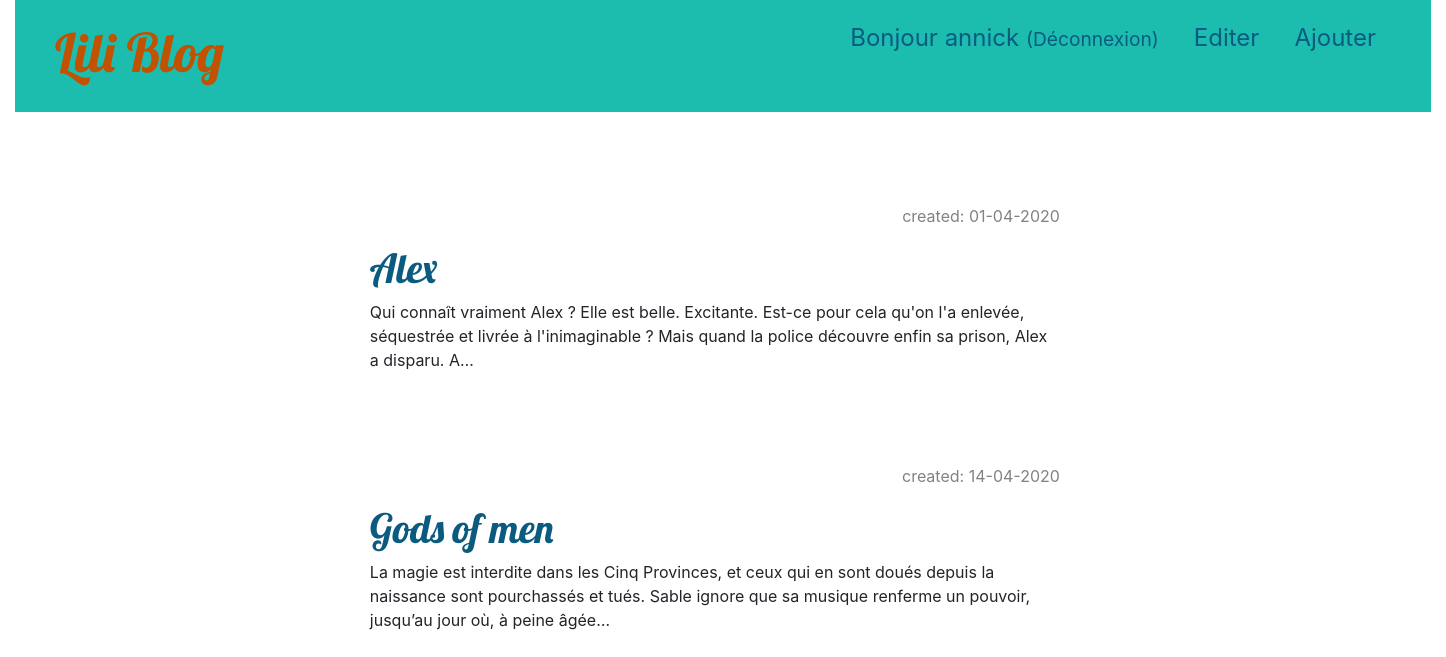
Page /drafts/ (signed in) on the committed database.
### blog/models.py (models this page shows, shortened)
class Post(models.Model):
    author = models.ForeignKey(settings.AUTH_USER_MODEL, on_delete=models.CASCADE)
    title = models.CharField(max_length=200)
    auteur = models.CharField(max_length=200, default=True)
    accroche = models.CharField(max_length=200, default=True)
    text = models.TextField()
    created_date = models.DateTimeField(default=timezone.now)
    published_date = models.DateTimeField(blank=True, null=True)
    image = models.ImageField(upload_to = 'images/')

### blog/views.py (the view)
# urls.py: path('drafts/', views.post_draft_list, name='post_draft_list'),
@login_required
def post_draft_list(request):
    posts = Post.objects.filter(published_date__isnull=True).order_by('created_date')
    return render(request, 'blog/post_draft_list.html', {'posts': posts})

### blog/templates/blog/post_draft_list.html
{% extends 'blog/base.html' %} {% load static %} {% block content %} {% for post in posts %}
<div class="post">
    <p class="date">created: {{ post.created_date|date:'d-m-Y' }}</p>
    <h1><a href="{% url 'post_detail' pk=post.pk %}">{{ post.title }}</a></h1>
    <p>{{ post.text|truncatechars:200 }}</p>
</div>
{% endfor %} {% endblock %}

### blog/templates/blog/base.html (shortened to what this page needs)
{% load static %}
<html>
<head>
    <link rel="stylesheet" href="https://maxcdn.bootstrapcdn.com/bootstrap/4.0.0/css/bootstrap.min.css">
    <link rel="stylesheet" href="{% static 'css/blog.css' %}">
</head>
<body>
    <div class="page-header">
        <a href="{% url 'post_new' %}" class="top-menu">Ajouter</a>{% if user.is_authenticated %}
        <a href="{% url 'post_draft_list' %}" class="top-menu">Editer</a>
        <p class="top-menu">Bonjour {{ user.username }} <small>(<a href="{% url 'logout' %}">Déconnexion</a>)</small></p>
        {% else %}
        <a href="{% url 'login' %}" class="top-menu">Connexion</a> {% endif %}
        <h1><a href="/">Lili Blog</a></h1>
    </div>
    <div class="content container">
        <div class="row">
            <div class="col-md-10">
                {% block content %} {% endblock %}
            </div>
        </div>
    </div>
</body>
</html>

### blog/static/css/blog.css (style rules this page uses)
h1 { color: #C25100; font-family: 'Lobster'; }
a { color: rgb(11, 91, 128); }
body { padding-left: 15px; padding-right: 15px; }
.page-header { background-color: rgb(28, 189, 175); margin-top: 0; padding: 20px 20px 20px 40px; }
.page-header h1, .page-header h1 a, .page-header h1 a:visited, .page-header h1 a:active { color: #C25100; font-size: 40pt; text-decoration: none; }
.content { margin-left: 24%; }
h1, h2, h3, h4 { font-family: 'Lobster', cursive; }
.date { color: rgb(11, 91, 128); text-align: end; }
.top-menu, .top-menu:hover, .top-menu:visited { color: #ffffff; float: right; font-size: 26pt; margin-right: 20px; }
.post { margin-bottom: 50px; width: 75%; margin-top: 10%; }
.date { color: #828282; }
.top-menu, .top-menu:hover, .top-menu:visited { color: rgb(11, 91, 128); float: right; font-size: 18pt; margin-right: 35px; }
.container { width: 100%; }

### rows in the picture
Post: created_date "01-04-2020", title "Alex", text "Qui connaît vraiment Alex ? Elle est belle. Excitante. Est-ce pour cela qu'on l'a enlevée, séquestrée et livrée à l'inimaginable ? Mais quand la police découvre enfin sa prison, Alex a disparu. A…"
Post: created_date "14-04-2020", title "Gods of men", text "La magie est interdite dans les Cinq Provinces, et ceux qui en sont doués depuis la naissance sont pourchassés et tués. Sable ignore que sa musique renferme un pouvoir, jusqu’au jour où, à peine âgée…"

### other values in the picture
{{ user.username }} "annick"
